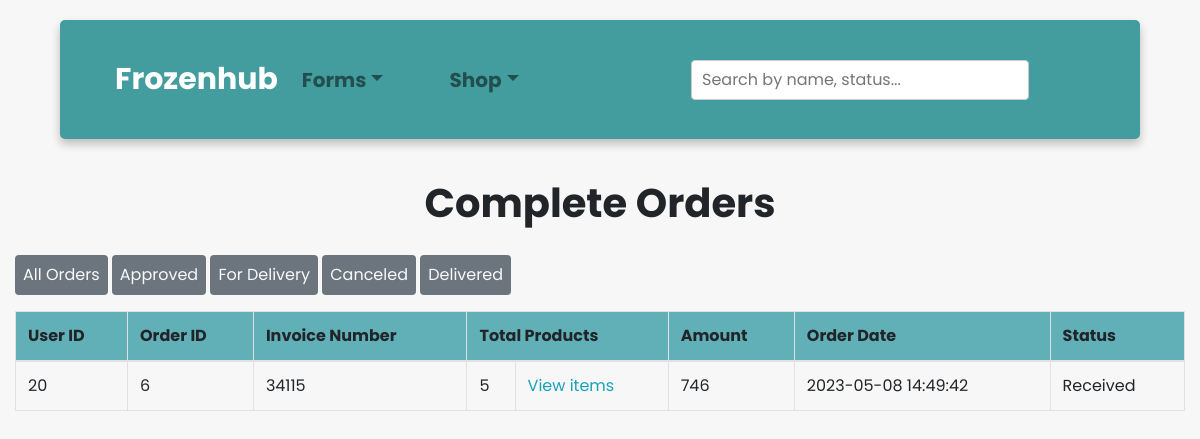
The app's page /admin/index.php?view_complete (signed in) with its own data.
### tables this page shows
CREATE TABLE `order_details` (
  `order_id` int(4) NOT NULL,
  `user_id` int(11) NOT NULL,
  `items` int(11) NOT NULL,
  `invoice` varchar(255) NOT NULL DEFAULT '2023',
  `date` datetime NOT NULL DEFAULT current_timestamp() ON UPDATE current_timestamp(),
  `status` varchar(25) NOT NULL,
  `amount` varchar(25) NOT NULL
);

### admin/shop/view_complete.php (the view)
<div class="container-fluid">
  <h1 class="text-center" style="padding: 20px; font-weight:bold">Complete Orders</h1>
  <a href="index.php?view_orders" class="btn btn-secondary p-2 py-2 border-0 text-decoration-none text-light mb-3">All Orders</a>
  <a href="index.php?view_approved" class="btn btn-secondary p-2 py-2 border-0 text-decoration-none text-light mb-3">Approved</a>
  <a href="index.php?view_delivery" class="btn btn-secondary p-2 py-2 border-0 text-decoration-none text-light mb-3">For Delivery</a>
  <a href="index.php?view_cancel" class="btn btn-secondary p-2 py-2 border-0 text-decoration-none text-light mb-3">Canceled</a>
  <a href="index.php?view_complete" class="btn btn-secondary p-2 py-2 border-0 text-decoration-none text-light mb-3">Delivered</a>
  <table id="table" class="table table-stripped table-bordered">
  <thead style="background-color: #61b0b7;">
        <tr>
            <th> User ID </th>
            <th> Order ID </th>
            <th> Invoice Number</th>
            <th colspan ="2"> Total Products </th>
            <th> Amount </th>
            <th> Order Date </th>
            <th> Status </th>
        </tr>
    </thead>
    <tbody>
    <?php
                    $category_query="SELECT * FROM order_details WHERE `status` ='Received' ";
                    $result_category= mysqli_query($conn,$category_query);
                    while($row = mysqli_fetch_assoc($result_category)) {
                      $user_id = $row['user_id'];
                      $order_id = $row['order_id'];
                      $invoice = $row['invoice'];
                      $date = $row['date'];
                      $items = $row['items'];
                      $status = $row['status'];
                      $total = $row['amount'];
                      echo'
                    <tr>
                        <td>'. $user_id .'</td>
                        <td>'.$order_id.'</td>
                        <td>'.$invoice .'</td>
                        <td>'. $items.'</td>
                        <td><a href="./shop/fetch_orders.php?order_id='.$order_id.'" class="text-decoration-none text-info">View items</a></td>
                        <td>'. $total.'</td>
                        <td>'.  $date.'</td>
                        <td>'. $status.'</td>
                    ';}?>
    </tbody>
        </table>

### records on screen
order_details: user "20", order_id "6", invoice "34115", items "5", amount "746", date "2023-05-08 14:49:42", status "Received"
